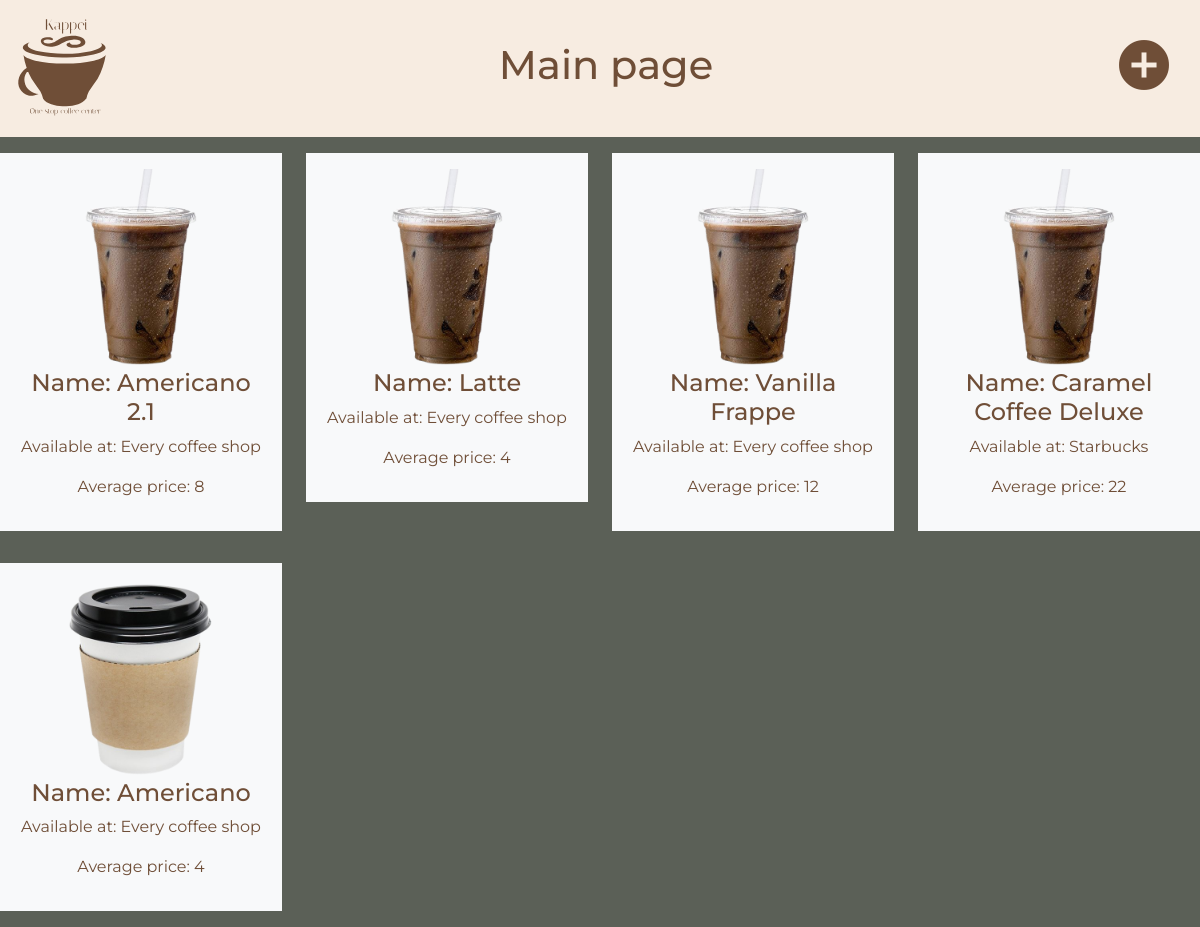
Screenshot of /main.php with the database file from the repository.
### tables this page shows
CREATE TABLE `coffee` (
  `cid` int(11) NOT NULL,
  `coffeename` varchar(50) NOT NULL,
  `available` varchar(50) NOT NULL,
  `price` float NOT NULL,
  `type` varchar(50) NOT NULL,
  `method` varchar(200) NOT NULL
);

### main.php (the view, shortened to what this page needs)
<?php
    require_once "pdo.php";
    $stmt = $pdo->query("SELECT * FROM coffee;");
    $rows = $stmt->fetchAll(PDO::FETCH_ASSOC);
?>
<!DOCTYPE html>
<html lang="en">
<head>
    <link href="https://cdn.jsdelivr.net/npm/bootstrap@5.0.2/dist/css/bootstrap.min.css" rel="stylesheet">
    <link rel="stylesheet" href="style.css">
</head>
<body>
    <nav class="navbar navbar-light navbar-expand-md py-3">
        <div class="container-fluid"><img src="img/kappei.svg" style="width: 100px;">
            <h1>Main page</h1>
			<a href="add.php" class="btn add" role="button" style="margin: 1px;">
                <i class="material-icons" >add_circle</i>
            </a>
        </div>
    </nav>
    <?php
						echo('<div class="row">');
						foreach ($rows as $row) {
									echo('<div class="col-sm-3">');
											echo('<a href="edit.php?cid='.$row['cid'].'">');
												echo('<div class="container p-3 my-3 bg-light">');
													echo('<img src="img/');
													echo($row['type']);
													echo('.png" class="picture" height="200px">');
													echo('<h4>Name: ');
													echo($row['coffeename']);
													echo('</h4>');
                                                    echo('<p>Available at: ');
													echo($row['available']);
													echo('</p>');
                                                    echo('<p>Average price: ');
													echo($row['price']);
													echo('</p>');
												echo('</div>');
											echo('</a>');
									echo('</div>');
						}
						echo('</div>');
				?>
</body>
</html>

### style.css (style rules this page uses)
* { padding: 0; margin: 0; font-family: "Montserrat", sans-serif; }
::placeholder { text-align: center; }
body { background-color: #5B6057; }
.material-icons { height: 5%; font-size: 60px; color: #6F4E37; }
nav { background-color: #F7ECE1; }
h1 { color: #6F4E37; }
a { text-decoration: none; text-align: center; color: #6F4E37; }

### rows the page displays
coffee: type (picture), coffeename "Americano 2.1", available "Every coffee shop", price "8"
coffee: type (picture), coffeename "Latte", available "Every coffee shop", price "4"
coffee: type (picture), coffeename "Vanilla Frappe", available "Every coffee shop", price "12"
coffee: type (picture), coffeename "Caramel Coffee Deluxe", available "Starbucks", price "22"
coffee: shows a picture, coffeename "Americano", available "Every coffee shop", price "4"
